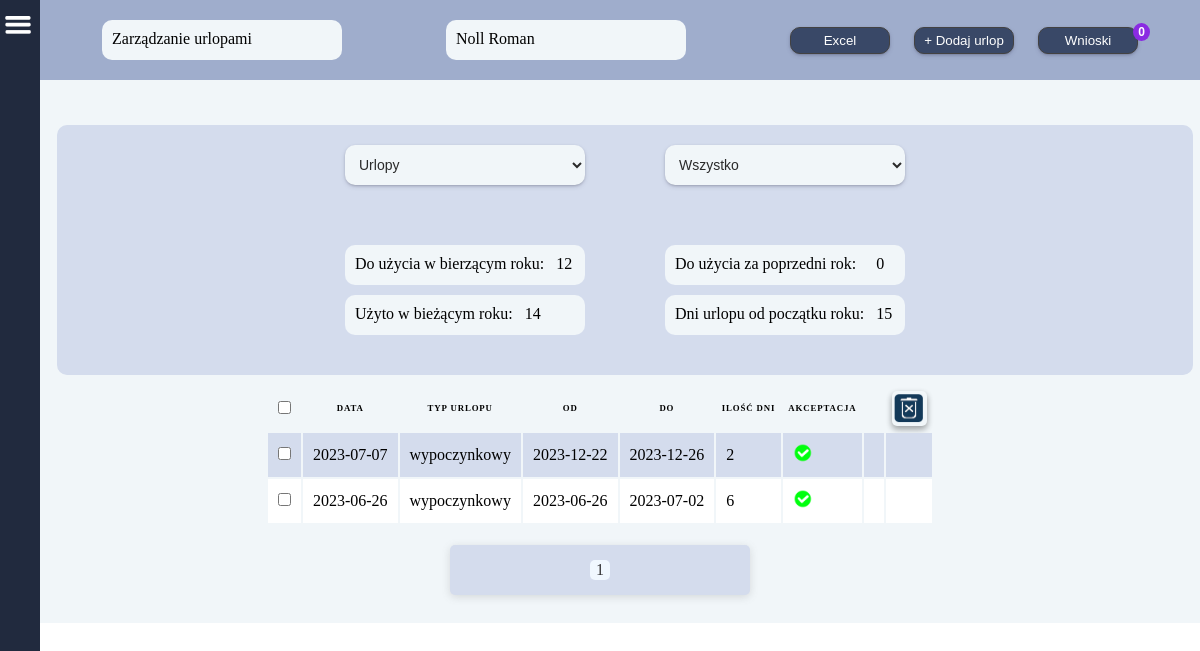
The app's page /vacations/3/ (signed in), older data.
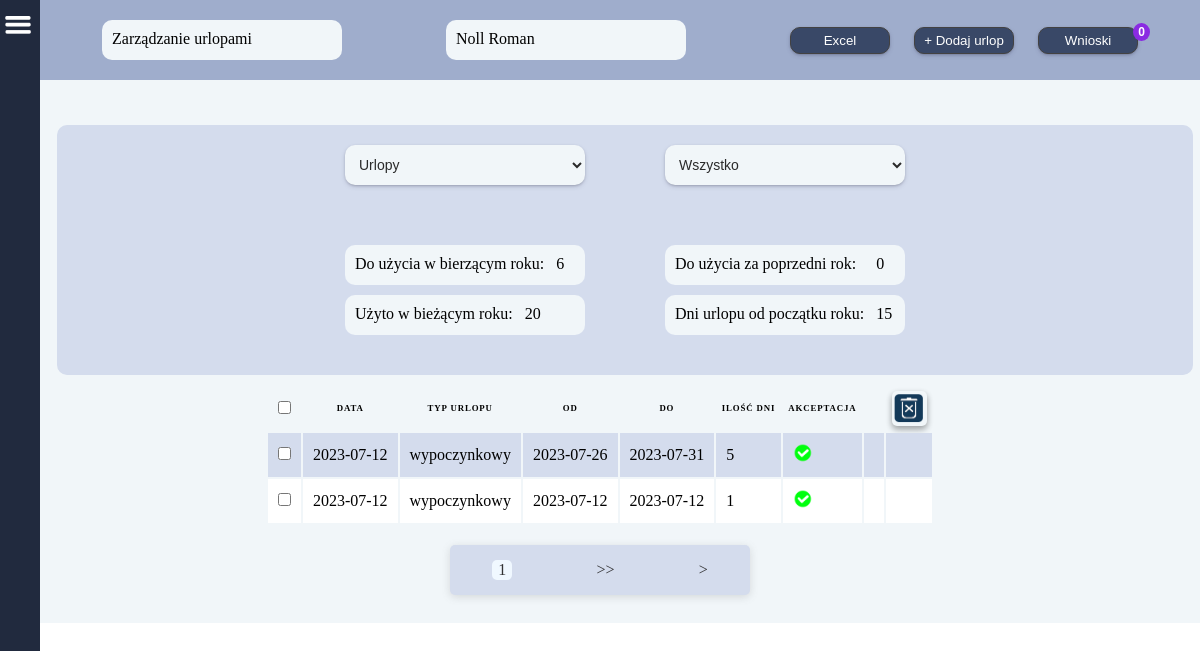
The same page, newer data.
### users/models.py (models this page shows, shortened)
class CustomUser(AbstractBaseUser, PermissionsMixin):
    acceptation = models.BooleanField(
        _('Zatwierdź'),
        default=False,
    )
    username = models.CharField(
        _('Użytkownik'),
        null=True,
        max_length= 255,
        )
    email = models.EmailField(_("email"), unique=True)
    fp_token = models.CharField(
        null=True,
        max_length=192,
        unique=True,
    )
    token_expiration = models.DateTimeField(
        _('Czas życia tokena'),
        null=True,
        blank=True,
    )
    ip_address = models.JSONField(
        null=True,
    )
    birthday = models.CharField(
        _('Data urodzenia'),
        null=True,
        max_length= 55,
        )
    birthplace = models.CharField(
        _('Miejsce urodzenia'),
        null=True,
        max_length= 255,
        )
    workplace = models.CharField(
        _('Miejsce pracy'),
        null=True,
        max_length= 255,
        )
    religion = models.CharField(
        _('Religia'),
        null=True,
        max_length= 255,
        )
    insurance_number = models.CharField(
        _('Numer ubezpieczenia'),
        null=True,
        max_length= 255,
        )
    tax_number = models.CharField(
        _('Numer podatkowy'),
        null=True,
        max_length= 255,
        )
    adress_pl = models.CharField(
        _('Adres w Polsce'),
        null=True,
        max_length= 255,
        )
    adress_de = models.CharField(
        _('Adres w Niemczech'),
        null=True,
        max_length= 255,
        )
    profession = models.CharField(
        _('Zawód'),
        null=True,
        max_length= 255,
        )
    position = models.CharField(
        _('Stanowisko (pracuje w)'),
        null=True,
        max_length= 255,
        )
    internal_tax_number = models.CharField(
        _('Wewnętrzny numer podatkowy'),
        null=True,
        max_length= 255,
        )
    nfz_name = models.CharField(
        _('NFZ - nazwa'),
        null=True,
        max_length= 255,
        )
    nfz_adress = models.CharField(
        _('NFZ - adres'),
        null=True,
        max_length= 255,
        )
    phone_number = models.CharField(
        _('Telefon'),
        null=True,
        max_length= 255,
        )
    bank = models.CharField(
        _('Nazwa banku'),
        null=True,
        max_length= 255,
        )
    bic_swift = models.CharField(
        _('BIC/SWIFT'),
        null=True,
        max_length= 255,
        )
    bank_account = models.CharField(
        _('Konto i właściciel'),
        null=True,
        max_length= 255,
        )
    health_insurance_de = models.CharField(
        _('Ubezpieczenie w Niemczech'),
        null=True,
        max_length= 255,
        )
    health_insurance_de_number = models.CharField(
        _('KK VersNr'),
        null=True,
        max_length= 255,
        )
    shoe_size = models.CharField(
        _('Rozmiar buta'),
        null=True,
        max_length= 255,
        )
    growth = models.CharField(
        _('Wzrost'),
        null=True,
        max_length= 255,
        )
    work_clothes = models.CharField(
        _('Ubranie robocze'),
        null=True,
        max_length= 255,
        )
    rights = models.CharField(
        _('Uprawnienia'),
        null=True,
        max_length= 255,
        )
    payment = models.FloatField(
        _('Stawka za godzinę'),
        default=0
    )
    vacations_days_quantity = models.IntegerField(
        _('Ilość przysługujących dni urlopu'),
        default=0,
    )
    vacations_days_quantity_de = models.IntegerField(
        _('Ilość przysługujących dni urlopu'),
        default=0,
    )
    vacacions_on_demand = models.IntegerField(
        _('Ilość dni urlopu na żądanie'),
        default=4,
    )
    cares_vacations = models.IntegerField(
        _('Ilość dni urlopu opiekuńczego'),
        default=5,
    )
    force_majeure_vacations = models.IntegerField(
        _('Ilość godzin urlopu z powodu siły wyższej'),
        default=16,
    )
    compassionate_vacations = models.IntegerField(
        _('Ilość dni urlopu okolicznościowego'),
        default=2,
    )
    last_year_vacations_days_quantity = models.IntegerField(
        _('Ilość przysługujących dni urlopu za zeszły rok'),
        default=0,
    )
    last_year_vacations_days_quantity_de = models.IntegerField(
        _('Ilość przysługujących dni urlopu za zeszły rok'),
        default=0,
    )
    days_to_use_in_current_year = models.IntegerField(
        _('Do użycia w bieżącym roku'),
        default=0,
    )
    days_to_use_in_current_year_de = models.IntegerField(
        _('Do użycia w bieżącym roku'),
        default=0,
    )
    is_staff = models.BooleanField(default=False)
    is_active = models.BooleanField(default=True)
    date_joined = models.DateTimeField(
        _('Data rejestracji'),
        default=timezone.now,
        )
    USERNAME_FIELD = "email"
    EMAIL_FIELD = "email"
    REQUIRED_FIELDS = []
    objects = CustomUserManager()

### main/models.py (models this page shows, shortened)
class Vacations(models.Model):
    user = models.ForeignKey(
        CustomUser,
        related_name='user',
        on_delete=models.SET_NULL,
        null=True,
        )
    username = models.CharField(
        null=True,
        max_length=50,
        verbose_name='Imię użytkownika',
    )
    year = models.CharField(
        default='0000',
        max_length=4,
        verbose_name='Rok',
    )
    date = models.CharField(
        default='00-00-0000',
        max_length=10,
        verbose_name='Data',
    )
    v_from = models.CharField(
        default='00-00-0000',
        max_length=10,
        verbose_name='Od',
    )
    v_to = models.CharField(
        default='00-00-0000',
        max_length=10,
        verbose_name='Do',
    )
    type = models.CharField(
        null=True,
        max_length=50,
        verbose_name='Typ urlopu',
    )
    actually_days_to_use = models.IntegerField(
        default=0,
        verbose_name='Faktyczny urlop według przepracowanych dni',
    )
    days_used_in_current_year = models.IntegerField(
        default=0,
        verbose_name='Użyto w bieżącym roku',
    )
    days_to_use_in_last_year = models.IntegerField(
        default=0,
        verbose_name='Do użycia w poprzednim roku',
    )
    days_used_in_last_year = models.IntegerField(
        default=0,
        verbose_name='Użyto w poprzednim roku',
    )
    days_planned = models.IntegerField(
        null=True,
        verbose_name='Zaplanowany urlop',
    )
    consideration = models.BooleanField(
        default=False,
        verbose_name='Rozpatrywanie',
    )
    accepted = models.BooleanField(
        default=False,
        verbose_name='Akceptacja',
    )

### main/views.py (the view, shortened to what this page needs)
# urls.py: path('vacations/<pk>/', vacations, name='vacations'), #1776
def vacations(request, pk):
    user = get_object_or_404(CustomUser, id=pk)
    try:
        users = Vacations.objects.all().values('username')
        username_list = [user['username'] for user in users]
        vacations = Vacations.objects.filter(user__id=user.id).order_by('-id')
    except Exception as e:
                error = f'Nie można wyświetlić urlopów z powodu błędu: {e}'
                return render(request, 'error.html', context=error)
    years_list = [vacation.v_from[:4] for vacation in vacations]
    paginator = Paginator(vacations, 2)
    page_number = request.GET.get('page')
    page_obj = paginator.get_page(page_number)
    request.session['users'] = username_list
    all_years = Vacations.objects.all()
    all_years_list = [year.v_from[:4] for year in all_years]
    request.session['years'] = sorted(list(set(all_years_list)))
    today = date.today()
    start_of_year = date(today.year, 1, 1)
    days_since_start = (today - start_of_year).days
    current_month = datetime.now().month
    try:
        days_to_use = user.vacations_days_quantity_de / 12 * current_month
        vacations.actually_days_to_use = round(days_to_use)
    except:
        error = 'Twoje dane nie zostały uzupełnione, zwróć się do Administartora.'
        return render(request, 'error.html', {'error': error})
    today = date.today()
    first_day_of_the_year = date(today.year, 1, 1)
    if today == first_day_of_the_year:
        user.last_year_vacations_days_quantity_de = user.days_to_use_in_current_year_de
        user.days_to_use_in_current_year_de = user.vacations_days_quantity_de
        user.save()
    context = {
        'vacations': vacations,
        'user': user,
        'users': set(username_list),
        'actually_days_to_use': vacations.actually_days_to_use,
        'years_list': set(years_list),
        'days_used_in_current_year': user.vacations_days_quantity_de - user.days_to_use_in_current_year_de,
        'last_year_vacations_used_days_quantity': user.vacations_days_quantity_de - user.last_year_vacations_days_quantity_de,
        'page_obj': page_obj,
    }
    return render(request, 'vacations.html', context)

### main/templatetags/vacation_requests.py (called while the page is built)
@register.simple_tag
def request_quantity():
    reqs = VacationRequest.objects.filter(
        v_request__consideration=True
    ).order_by(
        '-v_request__id'
    ).select_related('v_request')
    return reqs.count()

### main/templates/vacations.html (shortened to what the changed rows need)
{% extends 'base.html' %}
{% load static %}
{% load vacation_requests %}
    {% block content %}
    <div class="page-container">
            <div class="vacations_filter_cont" id="vacations_filter_cont">
                <p>Zarządzanie urlopami</p>
                <p>{{ user.username }}</p>
                <div>
                    <button class="btn download"><a href="{% url 'vacationsExcelPage' %}">Excel</a></button>
                    <button class="btn"><a class="btn-title" href="{% url 'addVacation' %}">+ Dodaj urlop</a></button>
                    {% if request.user.is_superuser %}
                        <button class="btn download tags_cont_mini"></button>
                    {% endif %}
                </div>
            </div>
            <div class="vacations_grafic_container">
                <div class="vacations_mini_cont">
                    <div>
                        <p>Do użycia w bierzącym roku: &nbsp; {{ user.days_to_use_in_current_year_de }}</p>
                        <p>Użyto w bieżącym roku: &nbsp; {{ days_used_in_current_year }}</p>
                    </div>
                </div>
            </div>
        <div class="container">
            <table id="table">
                <form method="POST">
                <thead>
                    <tr>
                        <th>
                            <input type="checkbox" onclick="checkAll()">
                        </th>
                        <th>Data</th>
                        <th>Typ urlopu</th>
                        <th>Od</th>
                        <th>Do</th>
                        <th>Ilość dni</th>
                        <th>Akceptacja</th>
                        <th></th>
                        <th>
                            {% if request.user.is_superuser %}
                                <div class="label_img">
                                    <input type="image" src="{% static 'images/delete.png' %}" width="30" height="30">
                                </div>
                            {% endif %}
                        </th>
                    </tr>
                </thead>
                {% for v in page_obj %}
                    <tr>
                        <td>
                            <input id="check" type="checkbox" name="marked" value="{{ v.id }}" >
                        </td>
                        <td data-label="Data">{{ v.date }}</td>
                        <td data-label="Typ urlopu">{{ v.type }}</td>
                        <td data-label="Od">{{ v.v_from }}</td>
                        <td data-label="Do">{{ v.v_to }}</td>
                        <td data-label="Ilość dni">{{ v.days_planned }}</td>
                        {% if  v.accepted is True %}
                            <td data-label="Akceptacja">
                                <img src="{% static 'images/accept.png' %}" width="20" height="20">
                            </td>
                            <td></td>
                            <td></td>
                        {% elif v.accepted is False %}
                            <td data-label="Akceptacja">
                                <img src="{% static 'images/close.png' %}" width="20" height="20">
                            </td>
                            <td></td>
                            <td></td>
                        {% endif %}
                    </tr>
                {% endfor %}
            </form>
            </table>
            <div class="pagination">
                <span class="step-links">
                    <span class="current-page"><p>{{ page_obj.number }}</p></span>
                  {% if page_obj.has_next %}
                  <a class="page" href="?page={{ page_obj.next_page_number }}">>></a>
                  <a class="page" href="?page={{ page_obj.paginator.num_pages }}">></a>
                  {% endif %}
                </span>
            </div>
        </div>
    </div>
    {% endblock %}

Row changes from the older to the newer data that the page shows:
no longer on this page (row unchanged): Vacations: date "2023-07-07", type "wypoczynkowy", v_from "2023-12-22", v_to "2023-12-26", days_planned "2", accepted True (drawn)
no longer on this page (row unchanged): Vacations: date "2023-06-26", type "wypoczynkowy", v_from "2023-06-26", v_to "2023-07-02", days_planned "6", accepted True (drawn)
changed CustomUser "Noll Roman": days_to_use_in_current_year_de "12" → "6"
added Vacations: date "2023-07-12", type "wypoczynkowy", v_from "2023-07-26", v_to "2023-07-31", days_planned "5", accepted True (drawn)
added Vacations: date "2023-07-12", type "wypoczynkowy", v_from "2023-07-12", v_to "2023-07-12", days_planned "1", accepted True (drawn)
Text that changed along with them:
{{ days_used_in_current_year }}: "14" → "20"
